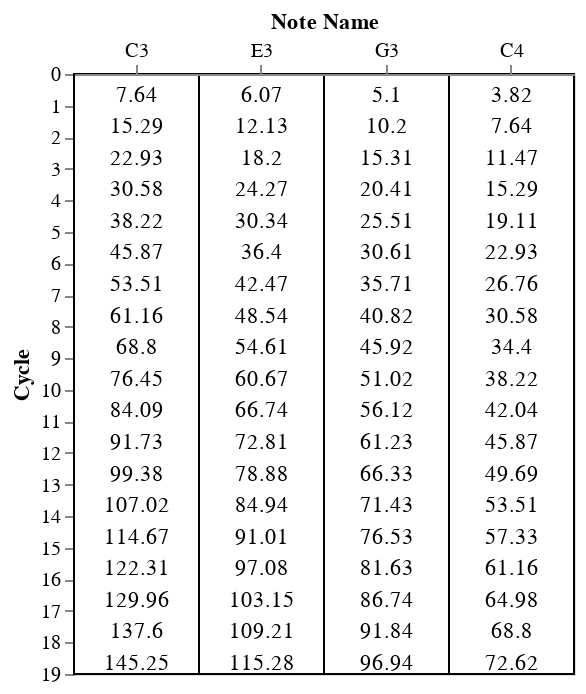

Source (notebook cell):
### Code cell
chart_grid = alt.Chart(grid_p_df).mark_rect(
    color='white',
    stroke='black',
    
).encode(
    x=alt.X('note_name',
            axis=alt.Axis(orient='top',title='Note Name', labelAngle=0),
            sort=note_names),
    y=alt.Y('cycle_or_t:Q',
             scale=alt.Scale(domain=[0,19],reverse=True),
             axis=alt.Axis(title='Cycle', tickCount=20,)),
    
)
text = alt.Chart(grid_p_df).mark_text(baseline='bottom').encode(
        x=alt.X('note_name',
                sort=note_names),
    y=alt.Y('cycle_or_t:Q',
             scale=alt.Scale(domain=[0,19],reverse=True),
             axis=alt.Axis(title='Cycle', tickCount=20)),
    text='t_values',
    
)
chart_grid = chart_grid + text
chart_grid.properties(width=250)

### Figure 1 — Vega-Lite specification as saved in the notebook (floating-point values rounded to 4 significant figures)
{"config": {"view": {"continuousWidth": 300, "continuousHeight": 300}}, "layer": [{"mark": {"type": "rect", "color": "white", "stroke": "black"}, "encoding": {"x": {"axis": {"labelAngle": 0, "orient": "top", "title": "Note Name"}, "field": "note_name", "sort": ["C3", "E3", "G3", "C4"], "type": "nominal"}, "y": {"axis": {"tickCount": 20, "title": "Cycle"}, "field": "cycle_or_t", "scale": {"domain": [0, 19], "reverse": true}, "type": "quantitative"}}}, {"mark": {"type": "text", "baseline": "bottom"}, "encoding": {"text": {"field": "t_values", "type": "quantitative"}, "x": {"field": "note_name", "sort": ["C3", "E3", "G3", "C4"], "type": "nominal"}, "y": {"axis": {"tickCount": 20, "title": "Cycle"}, "field": "cycle_or_t", "scale": {"domain": [0, 19], "reverse": true}, "type": "quantitative"}}}], "data": {"name": "data-6546ca5d5c25fb9a8da0af03b1968f16"}, "width": 250, "$schema": "https://vega.github.io/schema/vega-lite/v5.20.1.json", "datasets": {"data-6546ca5d5c25fb9a8da0af03b1968f16": [{"cycle_or_t": 1, "note_name": "C3", "t_values": 7.64}, {"cycle_or_t": 2, "note_name": "C3", "t_values": 15.29}, {"cycle_or_t": 3, "note_name": "C3", "t_values": 22.93}, {"cycle_or_t": 4, "note_name": "C3", "t_values": 30.58}, {"cycle_or_t": 5, "note_name": "C3", "t_values": 38.22}, {"cycle_or_t": 6, "note_name": "C3", "t_values": 45.87}, {"cycle_or_t": 7, "note_name": "C3", "t_values": 53.51}, {"cycle_or_t": 8, "note_name": "C3", "t_values": 61.16}, {"cycle_or_t": 9, "note_name": "C3", "t_values": 68.8}, {"cycle_or_t": 10, "note_name": "C3", "t_values": 76.45}, {"cycle_or_t": 11, "note_name": "C3", "t_values": 84.09}, {"cycle_or_t": 12, "note_name": "C3", "t_values": 91.73}, {"cycle_or_t": 13, "note_name": "C3", "t_values": 99.38}, {"cycle_or_t": 14, "note_name": "C3", "t_values": 107.0}, {"cycle_or_t": 15, "note_name": "C3", "t_values": 114.7}, {"cycle_or_t": 16, "note_name": "C3", "t_values": 122.3}, {"cycle_or_t": 17, "note_name": "C3", "t_values": 130.0}, {"cycle_or_t": 18, "note_name": "C3", "t_values": 137.6}, {"cycle_or_t": 19, "note_name": "C3", "t_values": 145.2}, {"cycle_or_t": 1, "note_name": "E3", "t_values": 6.07}, {"cycle_or_t": 2, "note_name": "E3", "t_values": 12.13}, {"cycle_or_t": 3, "note_name": "E3", "t_values": 18.2}, {"cycle_or_t": 4, "note_name": "E3", "t_values": 24.27}, {"cycle_or_t": 5, "note_name": "E3", "t_values": 30.34}, {"cycle_or_t": 6, "note_name": "E3", "t_values": 36.4}, {"cycle_or_t": 7, "note_name": "E3", "t_values": 42.47}, {"cycle_or_t": 8, "note_name": "E3", "t_values": 48.54}, {"cycle_or_t": 9, "note_name": "E3", "t_values": 54.61}, {"cycle_or_t": 10, "note_name": "E3", "t_values": 60.67}, {"cycle_or_t": 11, "note_name": "E3", "t_values": 66.74}, {"cycle_or_t": 12, "note_name": "E3", "t_values": 72.81}, {"cycle_or_t": 13, "note_name": "E3", "t_values": 78.88}, {"cycle_or_t": 14, "note_name": "E3", "t_values": 84.94}, {"cycle_or_t": 15, "note_name": "E3", "t_values": 91.01}, {"cycle_or_t": 16, "note_name": "E3", "t_values": 97.08}, {"cycle_or_t": 17, "note_name": "E3", "t_values": 103.2}, {"cycle_or_t": 18, "note_name": "E3", "t_values": 109.2}, {"cycle_or_t": 19, "note_name": "E3", "t_values": 115.3}, {"cycle_or_t": 1, "note_name": "G3", "t_values": 5.1}, {"cycle_or_t": 2, "note_name": "G3", "t_values": 10.2}, {"cycle_or_t": 3, "note_name": "G3", "t_values": 15.31}, {"cycle_or_t": 4, "note_name": "G3", "t_values": 20.41}, {"cycle_or_t": 5, "note_name": "G3", "t_values": 25.51}, {"cycle_or_t": 6, "note_name": "G3", "t_values": 30.61}, {"cycle_or_t": 7, "note_name": "G3", "t_values": 35.71}, {"cycle_or_t": 8, "note_name": "G3", "t_values": 40.82}, {"cycle_or_t": 9, "note_name": "G3", "t_values": 45.92}, {"cycle_or_t": 10, "note_name": "G3", "t_values": 51.02}, {"cycle_or_t": 11, "note_name": "G3", "t_values": 56.12}, {"cycle_or_t": 12, "note_name": "G3", "t_values": 61.23}, {"cycle_or_t": 13, "note_name": "G3", "t_values": 66.33}, {"cycle_or_t": 14, "note_name": "G3", "t_values": 71.43}, {"cycle_or_t": 15, "note_name": "G3", "t_values": 76.53}, {"cycle_or_t": 16, "note_name": "G3", "t_values": 81.63}, {"cycle_or_t": 17, "note_name": "G3", "t_values": 86.74}, {"cycle_or_t": 18, "note_name": "G3", "t_values": 91.84}, {"cycle_or_t": 19, "note_name": "G3", "t_values": 96.94}, {"cycle_or_t": 1, "note_name": "C4", "t_values": 3.82}, {"cycle_or_t": 2, "note_name": "C4", "t_values": 7.64}, {"cycle_or_t": 3, "note_name": "C4", "t_values": 11.47}, {"cycle_or_t": 4, "note_name": "C4", "t_values": 15.29}, {"cycle_or_t": 5, "note_name": "C4", "t_values": 19.11}, {"cycle_or_t": 6, "note_name": "C4", "t_values": 22.93}, {"cycle_or_t": 7, "note_name": "C4", "t_values": 26.76}, {"cycle_or_t": 8, "note_name": "C4", "t_values": 30.58}, {"cycle_or_t": 9, "note_name": "C4", "t_values": 34.4}, {"cycle_or_t": 10, "note_name": "C4", "t_values": 38.22}, {"cycle_or_t": 11, "note_name": "C4", "t_values": 42.04}, {"cycle_or_t": 12, "note_name": "C4", "t_values": 45.87}, {"cycle_or_t": 13, "note_name": "C4", "t_values": 49.69}, {"cycle_or_t": 14, "note_name": "C4", "t_values": 53.51}, {"cycle_or_t": 15, "note_name": "C4", "t_values": 57.33}, {"cycle_or_t": 16, "note_name": "C4", "t_values": 61.16}, {"cycle_or_t": 17, "note_name": "C4", "t_values": 64.98}, {"cycle_or_t": 18, "note_name": "C4", "t_values": 68.8}, {"cycle_or_t": 19, "note_name": "C4", "t_values": 72.62}]}}
